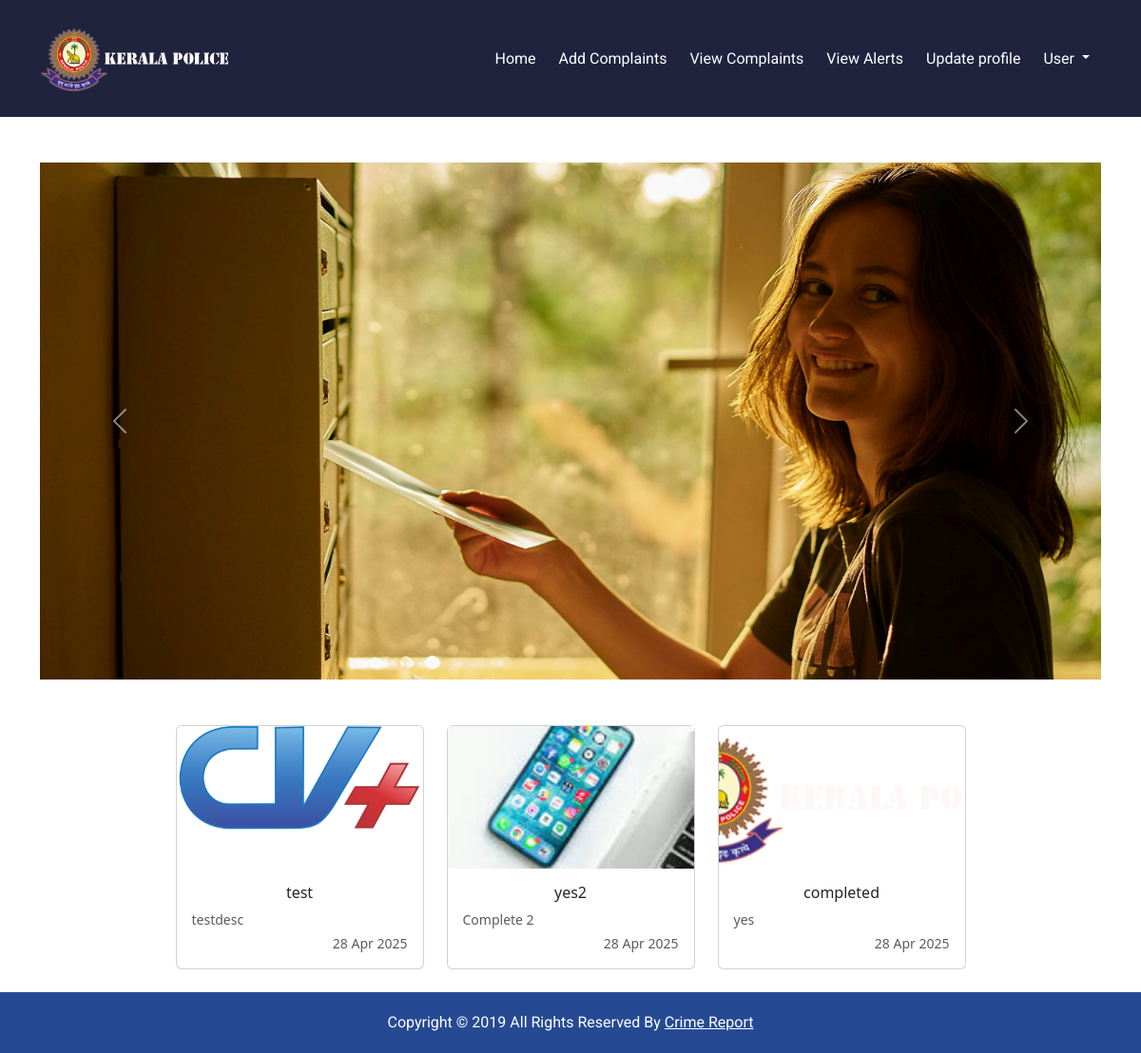
Page /phpfiles/Citizen_home.php (signed in) on the committed database.
### tables this page shows
CREATE TABLE `completed_crime` (
  `Id` int(11) NOT NULL,
  `cmId` varchar(200) DEFAULT NULL,
  `title` varchar(200) DEFAULT NULL,
  `description` text DEFAULT NULL,
  `proof` varchar(200) DEFAULT NULL,
  `Date` varchar(200) DEFAULT NULL
);

### phpfiles/Citizen_home.php (the view, shortened to what this page needs)
<?php include("Citizen_nav.php") ?>
<link href="https://cdn.jsdelivr.net/npm/bootstrap@5.3.5/dist/css/bootstrap.min.css" rel="stylesheet">
<div class="container text-center mt-5">
    <div class="row">
        <div class="col">
            <div id="carouselExample" class="carousel slide">
                <div class="carousel-inner">
                    <div class="carousel-item active">
                        <img src="../images/Rectangle 106.png" class="d-block w-100" alt="...">
                    </div>
                </div>
                <button class="carousel-control-prev" type="button" data-bs-target="#carouselExample"
                    data-bs-slide="prev">
                    <span class="carousel-control-prev-icon" aria-hidden="true"></span>
                </button>
                <button class="carousel-control-next" type="button" data-bs-target="#carouselExample"
                    data-bs-slide="next">
                    <span class="carousel-control-next-icon" aria-hidden="true"></span>
                </button>
            </div>
        </div>
    </div>
</div>
<?php
include("connection.php");
$sql = "SELECT * FROM completed_crime ORDER BY Id DESC LIMIT 5";
$result = $conn->query($sql);
if ($result->num_rows > 0) {
    echo '<div class="container text-center mt-5"><div class="row justify-content-center">';
    while ($row = $result->fetch_assoc()) {
        echo '<div class="col-sm-6 col-md-4 col-lg-3 mb-4">
                <div class="card h-100">
                    <img src="' . htmlspecialchars($row['proof']) . '" class="img-fluid" alt="Proof Image" style="height: 150px; object-fit: cover;">
                    <div class="card-body d-flex flex-column justify-content-between">
                        <div>
                            <h6 class="card-title">' . htmlspecialchars($row['title']) . '</h6>
                            <p class="card-text text-muted small mb-1" style="text-align: left;">
                                ' . htmlspecialchars($row['description']) . '
                            </p>
                            <p class="card-text text-muted small" style="text-align: right;">
                                ' . date("d M Y", strtotime($row['Date'])) . '
                            </p>
                        </div>
                    </div>
                </div>
              </div>';
    }
    echo '</div></div>';
} else {
    echo "<div class='alert alert-info'>No records found in completed_crime.</div>";
}
?>
<?php include("Footer.php") ?>

### phpfiles/Citizen_nav.php (shortened to what this page needs)
<?php
$officer_name = "User";
?>
<!DOCTYPE html>
<html>
<head>
  <link rel="stylesheet" type="text/css"
    href="https://cdnjs.cloudflare.com/ajax/libs/OwlCarousel2/2.1.3/assets/owl.carousel.min.css" />
    <link href="https://cdn.jsdelivr.net/npm/bootstrap@5.3.5/dist/css/bootstrap.min.css" rel="stylesheet">
  <link rel="stylesheet" type="text/css" href="../css/bootstrap.css" />
  <link href="../css/style.css" rel="stylesheet" />
  <link href="../css/responsive.css" rel="stylesheet" />
</head>
<body>
  <header class="header_section sticky-top">
    <div class="container sticky-top">
      <nav class="navbar navbar-expand-lg custom_nav-container ">
        <a class="navbar-brand" href="#">
          <div class="logo_box">
            <img src="../images/logo.png" alt=""  style="width: 200px;"/>
          </div>
        </a>
        <div class="collapse navbar-collapse" id="navbarSupportedContent">
        <ul class="navbar-nav ms-auto">
          <li class="nav-item active">
            <a class="nav-link" href="Citizen_home.php">Home</a>
          </li>
          <li class="nav-item">
            <a class="nav-link" href="Citizen_add_complain.php">Add Complaints</a>
          </li>
          <li class="nav-item">
            <a class="nav-link" href="Citizen_view_Complain.php">View Complaints</a>
          </li>
          <li class="nav-item">
            <a class="nav-link" href="#" data-bs-toggle="modal" data-bs-target="#alertsModal">
              View Alerts
            </a>
          </li>
          <li class="nav-item">
            <a class="nav-link" href="Citizen_profile_update.php">Update profile</a>
          </li>
          <li class="nav-item dropdown">
            <button class="nav-link dropdown-toggle btn btn-link text-decoration-none" id="settingsDropdown"
              data-bs-toggle="dropdown" aria-expanded="false">
              <?php echo ($officer_name); ?>
            </button>
          </li>
        </ul>
      </div>
      </nav>
    </div>
  </header>

### phpfiles/Footer.php (shortened to what this page needs)
<section class="container-fluid footer_section">
  <p>
    Copyright &copy; 2019 All Rights Reserved By
    <a href="https://html.design/">Crime Report</a>
  </p>
</section>
</body>
</html>

### css/style.css (style rules this page uses)
body { font-family: "Open Sans", sans-serif; background-color: #fffcf4; }
.header_section { font-family: "Roboto", sans-serif; background-color: #1f233e; color: #fff; min-height: 90px; padding: 1% 0; }
.custom_nav-container.navbar-expand-lg .navbar-nav .nav-link { color: #fff; padding-left: 12px; padding-right: 12px; }
a, a:hover, a:focus { text-decoration: none; }
.btn, .btn:focus { outline: none !important; box-shadow: none; }
.logo_box { width: 80px; }
.logo_box img { width: 100%; }
.carousel-control-prev, .carousel-control-next { display: none; }
.footer_section { background-color: #254a93; padding: 20px 0; font-family: "Roboto", sans-serif; }
.footer_section p { color: #fff; margin: 0; text-align: center; }
.footer_section a { color: #fff; }

### rows in the picture
completed_crime: proof (picture), title "test", description "testdesc", Date "28 Apr 2025"
completed_crime: proof (picture), title "yes2", description "Complete 2", Date "28 Apr 2025"
completed_crime: proof (picture), title "completed", description "yes", Date "28 Apr 2025"

### other values in the picture
$officer_name "User"
